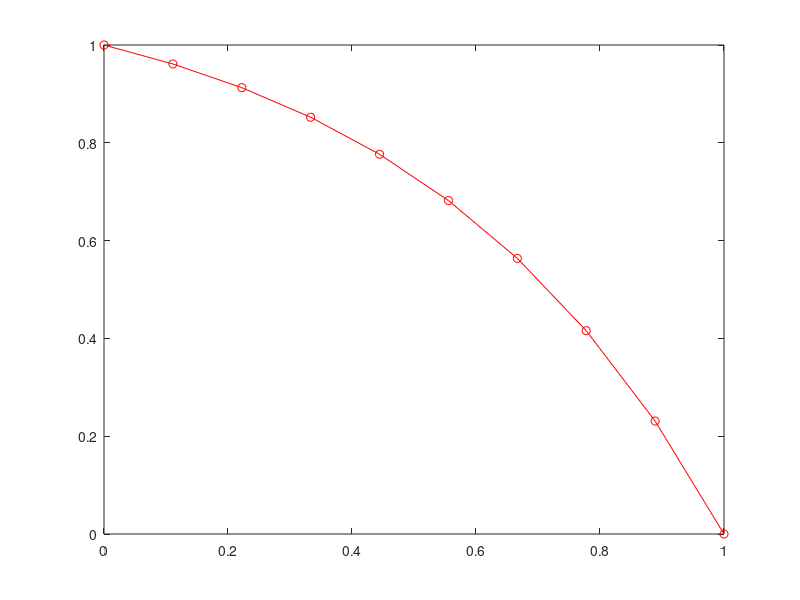

Recreate this plot in MATLAB.
%% 1D steady state advection diffusion
clc; clear; close all;


xL = 0;
xR = 1;
mu = 1;           
c = 2;
f = 0;
nelem = 9;

L = xR - xL;
he = L / nelem;

% boundary conditions
uL = 1;
uR = 0;

nnode = nelem + 1;

ndof = 1;

totaldof = nnode * ndof;

node_coords = linspace(xL, xR, nnode);

elem_node_conn = [1:nelem; 2: nnode]';
elem_dof_conn = elem_node_conn;

dofs_full = 1:totaldof;
dofs_fixed = [1, totaldof];
dofs_free = setdiff(dofs_full, dofs_fixed);

% solution array
soln_full = zeros(totaldof, 1);
soln_full(1, 1) = uL;
soln_full(totaldof, 1) = uR;

%% Solution

Kglobal = zeros(totaldof, totaldof);
Fglobal = zeros(totaldof, 1);

Ke_diffusion = (mu / he) * [1, -1; -1, 1];
Ke_advection = (c / 2) * [-1, 1; -1, 1];

for elnum = 1:nelem
    % element connectivity
    elem_dofs = elem_dof_conn(elnum, :);
    Klocal = Kglobal(elem_dofs, elem_dofs);
    Klocal = Klocal + Ke_diffusion + Ke_advection;
    Kglobal(elem_dofs, elem_dofs) = Klocal;
    Fglobal(elem_dofs,1) = 0; 
end

% left bc
Fglobal = Fglobal - Kglobal(:, 1) * uL;

% right bc
Fglobal = Fglobal - Kglobal(:, totaldof) * uR;

% remove fixed dofs
Kglobal = Kglobal(dofs_free, dofs_free);
Fglobal = Fglobal(dofs_free, 1);

soln_free_dofs = Kglobal \ Fglobal;

soln_full(dofs_free) = soln_free_dofs;

plot(node_coords, soln_full, 'ro-');

